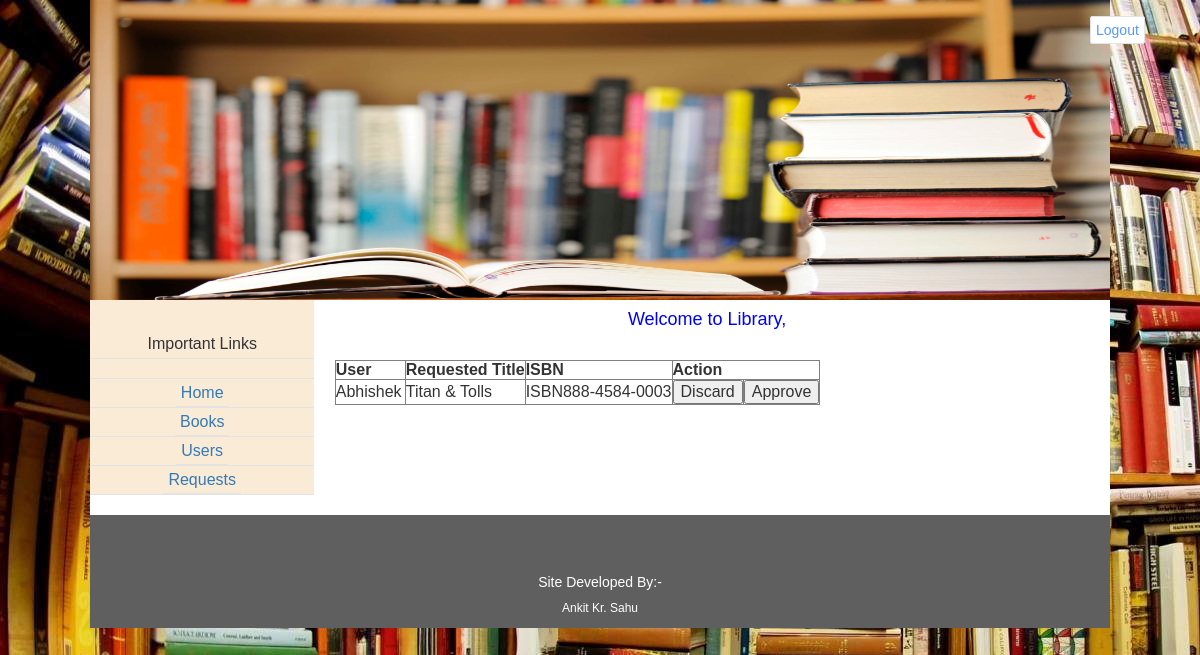
Page /app/admin/process_requests/ on the committed database.
### app/models.py (models this page shows, shortened)
class Books_Issued(models.Model):
	user_id = models.ForeignKey(Member)
	isbn = models.ForeignKey(Book)
	issue_date = models.DateField(default = timezone.now)
	due_date = models.DateField(default = datetime.datetime.now() + datetime.timedelta(days=30))
	fine = models.BigIntegerField(default=0)
	issued = models.BooleanField(default=False)
	status = models.CharField(max_length=2,default='NA',choices=STATUS_OPTION)

class Member(models.Model):
	user = models.OneToOneField(User)
	dob = models.DateField(default=timezone.now)
	contactNo = models.CharField(max_length=15)
	member_since = models.DateField(default=timezone.now)
	membership_type = models.CharField(max_length=1,default='U',choices=MEMBERSHIP_TYPES)
	hasBooks = models.BigIntegerField(default=0)
	request = models.BigIntegerField(default=0)
	verified = models.BooleanField(default=False)

class Book(models.Model):
	isbn = models.CharField(max_length=100)
	title = models.CharField(max_length=50)
	pub_date = models.DateField(default=timezone.now)
	author = models.CharField(max_length=30)
	category = models.CharField(max_length=1,choices=BOOK_TYPES)
	quantity = models.BigIntegerField(default=0)
	available = models.BigIntegerField(default=True)
	test = models.BooleanField(default=True)
	class Meta:
		ordering = ["-title"]
	def __unicode__(self):
		return self.title

### app/views.py (the view)
class ProcessRequests(TemplateView):
	template_name = 'app/requests.html'
	context_object_name = 'response'
	def get_context_data(self,**kwargs):
		context = super(ProcessRequests, self).get_context_data(**kwargs)
		response = Books_Issued.objects.filter(issued=False)
		response1= []
		for idx,x in enumerate(response):
			y = Book.objects.get(title=x.isbn)
			response1.insert(idx,y)
		response = zip(response,response1)
		context = {'response':response}
		return context

### app/templates/app/requests.html (shortened to what this page needs)
{% extends "app/admin_profile.html" %}
{% block request %}
	<table border = 1>
		<tr>
			<th>User</th>
			<th>Requested Title</th>
			<th>ISBN</th>
			<th colspan="2">Action</th>
		</tr>
		{% for item,book in response %}
			<tr>
				<td>{{ item.user_id.user.first_name }} </td>
				<td>{{ book.title }}</td>
				<td >{{ book.isbn }}</td>
				<form action = '../discard_request/' method = 'post'>
					<td><input type='submit' name='discard' value = 'Discard'/></td>
				</form>
				<form action = '../approve_request/' method = 'post'>
					<td><input type='submit' name='approve' value = 'Approve'/></td>
				</form>
			</tr>
		{% endfor %}
	</table>
{% endblock %}

### app/static/app/style.css (style rules this page uses)
body { margin:0px; background-color:#FFF; font-family: sans-serif; background: url('images/background1.jpg') no-repeat fixed; }
table { margin-top: 30px; }
#spare td { text-align: left; min-width: 70px; max-width: 200px; overflow: hidden; }
td { text-align: center; }

### rows in the picture
Books_Issued: user_id.user.first_name "Abhishek", title "Titan & Tolls", isbn "ISBN888-4584-0003"
